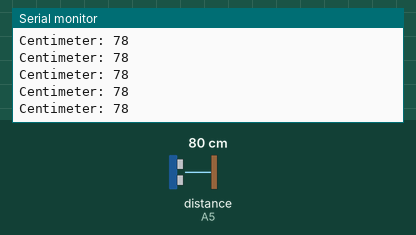
This sketch was run on a simulated Arduino Uno, built with avr-gcc and run on an emulated ATmega328P. On the bench: the last lines printed to the serial monitor. Wiring (inferred from the names in the program): ultrasonic range finder: trigger A4; echo A5. The inputs (shaded band) are chosen by the test bench; at power-on: distance to the obstacle (sensor on A5) 80 cm. The echo pulse lasts 58.3 µs per cm.

Above: at 1.2 s.
1.3 s: distance to the obstacle (sensor on A5) set to 2 cm
At 2.0 s:
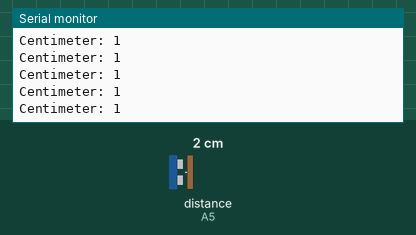
2.8 s: distance to the obstacle (sensor on A5) set to 18 cm
At 3.8 s:
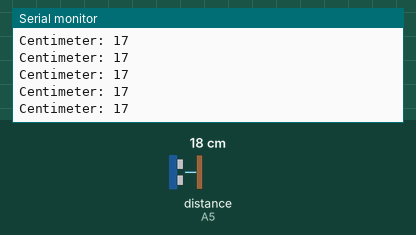
5.8 s: distance to the obstacle (sensor on A5) set to 299 cm
At 6.4 s:
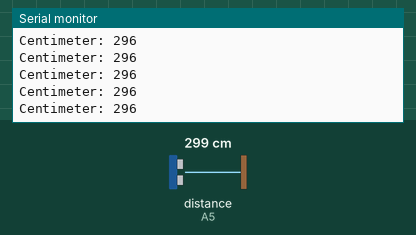
8.8 s: distance to the obstacle (sensor on A5) set to 35 cm
At 9.4 s:
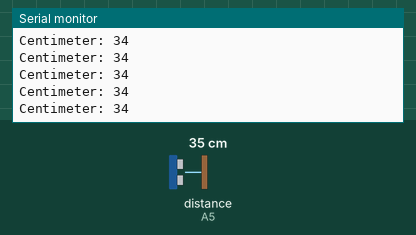
Timing chart, 0 to 11.8 s (numbered marks = the images above; inputs shaded):
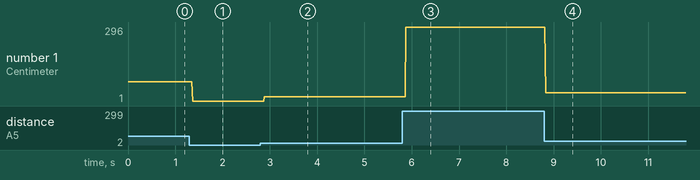

Measured:
- after the input at 1.3 s, the serial monitor: prints a new line after 0.07 s (image 1)
- after the input at 2.8 s, the serial monitor: prints a new line after 0.08 s (image 2)
- after the input at 5.8 s, the serial monitor: prints a new line after 0.08 s (image 3)
- after the input at 8.8 s, the serial monitor: prints a new line at once (image 4)
- plotted number 1: 78 → 1 after the input at 1.3 s, 1 → 17 after the input at 2.8 s, 17 → 296 after the input at 5.8 s, 296 → 34 after the input at 8.8 s

The sketch:

US-100_Manual.ino
```cpp
#define TRIGGER A4
#define ECHO    A5

void setup() {

  Serial.begin (9600);
  pinMode(TRIGGER, OUTPUT);
  pinMode(ECHO, INPUT);
  // pinMode(BUILTIN_LED, OUTPUT);
}

void loop() {

  long duration;
  long distance;
  digitalWrite(TRIGGER, LOW);
  delayMicroseconds(2);

  digitalWrite(TRIGGER, HIGH);
  delayMicroseconds(10);

  digitalWrite(TRIGGER, LOW);
  duration = pulseIn(ECHO, HIGH);
  distance = duration * 0.034 / 2;

  if (distance >= 400 ) {
      Serial.println("Out of range");
  } else {
      Serial.print("Centimeter: ");
      Serial.println(distance);
  }
}
```
